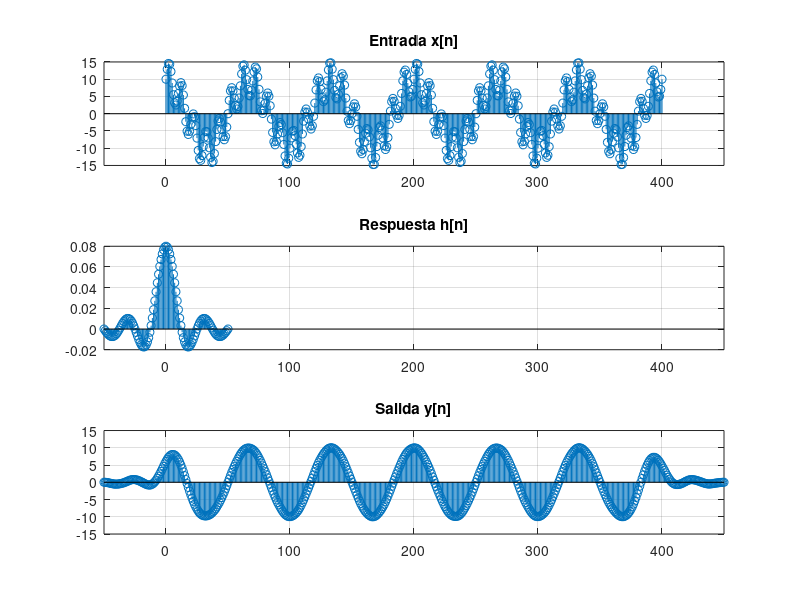

The MATLAB source for this figure:
% Ejercicio 2 - Laboratorio
clear; clc; close all;

% 1. Parametros de muestreo
Nx = 401;
dt = 0.0001;
nx = 0:Nx-1;
t = nx * dt;

% 2. Senal de entrada
x = 10*cos(2*pi*150*t) + 5*sin(2*pi*1000*t);

% 3. Respuesta al impulso del filtro
Fc = 400;
Nh = 101;
nh = -(Nh-1)/2 : (Nh-1)/2;

h = 2*Fc*dt*sinc(2*Fc*dt*nh);

% 4. Convolucion
y = conv(x,h);
ny = (nx(1)+nh(1)) : (nx(end)+nh(end));

% 5. Graficos
figure(1);

subplot(3,1,1);
stem(nx,x);
title('Entrada x[n]');
grid on;
xlim([ny(1),ny(end)]);

subplot(3,1,2);
stem(nh,h);
title('Respuesta h[n]');
grid on;
xlim([ny(1),ny(end)]);

subplot(3,1,3);
stem(ny,y);
title('Salida y[n]');
grid on;
xlim([ny(1),ny(end)]);
